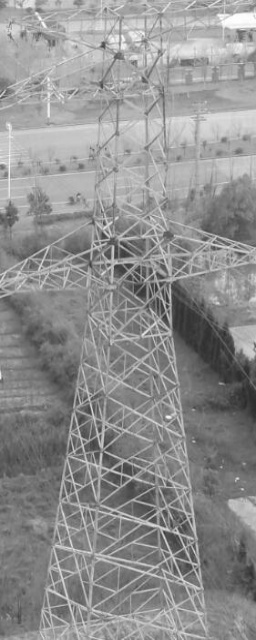
//> input picture 图像处理算法/slidingWindow/slidingWindow/1.jpg, 256 x 640 px
$ ./slidingWindow   (built with g++ and OpenCV 4)
//> lines starting //> are read from the running program, lines starting //| are printed output that depends on the picture; after the words box and inside, x2 and y2 are one past the last pixel; in counts of white or black regions, pixels touching at a corner belong together
#include <iostream>
#include <opencv2\opencv.hpp>
#include <opencv2\highgui\highgui.hpp>
#include <string>
#include <vector>

using namespace std;
using namespace cv;

#define slide_W 48
#define slide_H 48
#define slide_stride 24

int main()
{
	string path = format("1.jpg");
	Mat ROI;
	Mat srcImg = imread(path, CV_LOAD_IMAGE_ANYDEPTH);
//> srcImg is the input picture: 640 rows x 256 cols, CV_8UC1; min 42, max 255, mean 142.9
	if (srcImg.empty())
		return -1;
	imshow("srcImg", srcImg);
	int img_H = srcImg.rows;
//> img_H = 640
	int img_W = srcImg.cols;
//> img_W = 256
	int x = 0, y = 0;
	int windowCount = 0;
	vector<Point> pointRemembered;  //存放识别结果为目标的各个点
	Point pointA, pointB, pointC, pointD; //boundingbox 的四个坐标点
	for (y = 0; y < img_H - slide_H; y = y + slide_stride)
	{
		cout << y;
		for (x = 0; x < img_W - slide_W; x = x + slide_stride)
		{
			Rect slidingWindow(x, y, slide_W, slide_H);
			cout <<"滑窗的面积为："<< slidingWindow.area() << endl;
			cout << "各个滑窗顶点坐标为:"<<"(" << x << "," << y << ")" << endl;
			ROI = srcImg(Rect(x, y,  slide_W, slide_H));
			++windowCount;
			string newName = format("slideWindow\\%d.jpg", windowCount);
			namedWindow("ROI", WINDOW_KEEPRATIO);
			imshow("ROI", ROI);
			imwrite(newName, ROI);

			// 画框 boundingbox
			pointA.x = x;
			pointA.y = y;
			pointD.x = x + slide_W;
			pointD.y = y + slide_H;
			pointB.x = x + slide_W;
			pointB.y = y;
			pointC.x = x;
			pointC.y = y + slide_H;

			line(srcImg, pointA, pointB, Scalar(255, 255, 255));
			circle(srcImg,pointA,4,Scalar(0,0,0));
			circle(srcImg, pointB, 4, Scalar(0, 0, 0));
			imshow("lineSrcImg", srcImg);
			//cvWaitKey(0);

			line(srcImg, pointA, pointC, Scalar(255, 255, 255));
			circle(srcImg, pointC, 4, Scalar(0, 0, 0));
			imshow("lineSrcImg", srcImg);
			//cvWaitKey(0);

			line(srcImg, pointC, pointD, Scalar(255, 255, 255));
			imshow("lineSrcImg", srcImg);
			//cvWaitKey(0);

			line(srcImg, pointD, pointB, Scalar(255, 255, 255));
			imshow("lineSrcImg", srcImg);
			//cvWaitKey(0);

			//// 画斜线
			//line(srcImg, pointA, pointD, Scalar(255, 255, 255));
			//imshow("lineSrcImg", srcImg);

			// TODO HERE
			bool someFlag =false;
			if (someFlag)
			{
				Point point;
				pointRemembered.push_back(point);
			}

		}
	}
//> this loop made 25 passes
//> windowCount on passes 1 to 12: 9, 18, 27, 36, 45, 54, 63, 72, 81, 90, 99, 108
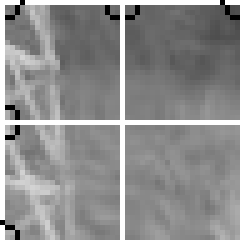
//> ROI: 48 rows x 48 cols, CV_8UC1 (shown 5 times larger); min 0, max 255, mean 140.5
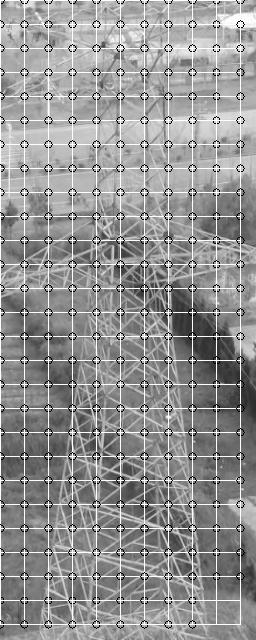
//> srcImg: 640 rows x 256 cols, CV_8UC1; 10.69% of pixels changed, all inside (x1, y1, x2, y2) = (0, 0, 245, 629)
//> after the loop, windowCount = 225

	waitKey(0);
	system("pause");
	return 0;
}
